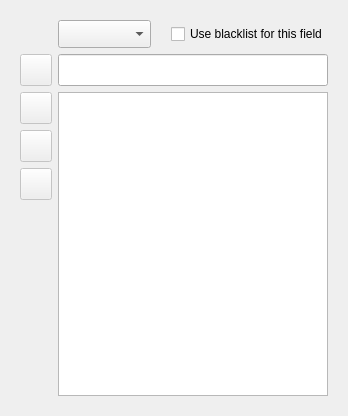
                  <widget class="QWidget" name="tab_ConfApache_Blacklists">
                   <attribute name="title">
                    <string>Blacklists</string>
                   </attribute>
                   <layout class="QGridLayout" name="gridLayout_53">
                    <item row="0" column="0">
                     <widget class="QFrame" name="frame_ConfApache_Blacklist">
                      <layout class="QGridLayout" name="gridLayout_61">
                       <item row="0" column="1">
                        <widget class="QComboBox" name="box_ConfApache_Blacklist_Field">
                         <property name="maximumSize">
                          <size>
                           <width>160</width>
                           <height>32</height>
                          </size>
                         </property>
                         <property name="font">
                          <font>
                           <pointsize>13</pointsize>
                          </font>
                         </property>
                         <property name="toolTip">
                          <string>Select a log field</string>
                         </property>
                        </widget>
                       </item>
                       <item row="0" column="2">
                        <spacer name="spacer_ConfApache_Blacklist_2">
                         <property name="orientation">
                          <enum>Qt::Horizontal</enum>
                         </property>
                         <property name="sizeType">
                          <enum>QSizePolicy::Fixed</enum>
                         </property>
                         <property name="sizeHint" stdset="0">
                          <size>
                           <width>8</width>
                           <height>20</height>
                          </size>
                         </property>
                        </spacer>
                       </item>
                       <item row="0" column="3">
                        <widget class="QCheckBox" name="checkBox_ConfApache_Blacklist_Used">
                         <property name="text">
                          <string>Use blacklist for this field</string>
                         </property>
                        </widget>
                       </item>
                       <item row="1" column="0">
                        <widget class="QPushButton" name="button_ConfApache_Blacklist_Add">
                         <property name="enabled">
                          <bool>false</bool>
                         </property>
                         <property name="minimumSize">
                          <size>
                           <width>32</width>
                           <height>32</height>
                          </size>
                         </property>
                         <property name="maximumSize">
                          <size>
                           <width>32</width>
                           <height>32</height>
                          </size>
                         </property>
                         <property name="font">
                          <font>
                           <pointsize>20</pointsize>
                          </font>
                         </property>
                         <property name="cursor">
                          <cursorShape>PointingHandCursor</cursorShape>
                         </property>
                         <property name="toolTip">
                          <string>Add line</string>
                         </property>
                         <property name="layoutDirection">
                          <enum>Qt::RightToLeft</enum>
                         </property>
                         <property name="text">
                          <string notr="true"/>
                         </property>
                         <property name="icon">
                          <iconset>
                           <normalon>:/icons/icons/add.png</normalon>
                          </iconset>
                         </property>
                         <property name="iconSize">
                          <size>
                           <width>32</width>
                           <height>32</height>
                          </size>
                         </property>
                        </widget>
                       </item>
                       <item row="1" column="1" colspan="3">
                        <widget class="QLineEdit" name="inLine_ConfApache_Blacklist_String">
                         <property name="minimumSize">
                          <size>
                           <width>0</width>
                           <height>32</height>
                          </size>
                         </property>
                         <property name="maximumSize">
                          <size>
                           <width>16777215</width>
                           <height>32</height>
                          </size>
                         </property>
                        </widget>
                       </item>
                       <item row="2" column="0">
                        <widget class="QPushButton" name="button_ConfApache_Blacklist_Remove">
                         <property name="enabled">
                          <bool>false</bool>
                         </property>
                         <property name="minimumSize">
                          <size>
                           <width>32</width>
                           <height>32</height>
                          </size>
                         </property>
                         <property name="maximumSize">
                          <size>
                           <width>32</width>
                           <height>32</height>
                          </size>
                         </property>
                         <property name="font">
                          <font>
                           <pointsize>20</pointsize>
                          </font>
                         </property>
                         <property name="cursor">
                          <cursorShape>PointingHandCursor</cursorShape>
                         </property>
                         <property name="toolTip">
                          <string>Remove selection</string>
                         </property>
                         <property name="layoutDirection">
                          <enum>Qt::RightToLeft</enum>
                         </property>
                         <property name="text">
                          <string notr="true"/>
                         </property>
                         <property name="icon">
                          <iconset>
                           <normalon>:/icons/icons/rem.png</normalon>
                          </iconset>
                         </property>
                         <property name="iconSize">
                          <size>
                           <width>32</width>
                           <height>32</height>
                          </size>
                         </property>
                        </widget>
                       </item>
                       <item row="2" column="1" rowspan="4" colspan="3">
                        <widget class="QListWidget" name="list_ConfApache_Blacklist_List">
                         <property name="editTriggers">
                          <set>QAbstractItemView::NoEditTriggers</set>
                         </property>
                        </widget>
                       </item>
                       <item row="3" column="0">
                        <widget class="QPushButton" name="button_ConfApache_Blacklist_Up">
                         <property name="enabled">
                          <bool>false</bool>
                         </property>
                         <property name="minimumSize">
                          <size>
                           <width>32</width>
                           <height>32</height>
                          </size>
                         </property>
                         <property name="maximumSize">
                          <size>
                           <width>32</width>
                           <height>32</height>
                          </size>
                         </property>
                         <property name="font">
                          <font>
                           <pointsize>20</pointsize>
                          </font>
                         </property>
                         <property name="cursor">
                          <cursorShape>PointingHandCursor</cursorShape>
                         </property>
                         <property name="toolTip">
                          <string>Move the selected item down</string>
                         </property>
                         <property name="layoutDirection">
                          <enum>Qt::RightToLeft</enum>
                         </property>
                         <property name="text">
                          <string notr="true"/>
                         </property>
                         <property name="icon">
                          <iconset>
                           <normalon>:/icons/icons/up.png</normalon>
                          </iconset>
                         </property>
                         <property name="iconSize">
                          <size>
                           <width>32</width>
                           <height>32</height>
                          </size>
                         </property>
                        </widget>
                       </item>
                       <item row="4" column="0">
                        <widget class="QPushButton" name="button_ConfApache_Blacklist_Down">
                         <property name="enabled">
                          <bool>false</bool>
                         </property>
                         <property name="minimumSize">
                          <size>
                           <width>32</width>
                           <height>32</height>
                          </size>
                         </property>
                         <property name="maximumSize">
                          <size>
                           <width>32</width>
                           <height>32</height>
                          </size>
                         </property>
                         <property name="font">
                          <font>
                           <pointsize>20</pointsize>
                          </font>
                         </property>
                         <property name="cursor">
                          <cursorShape>PointingHandCursor</cursorShape>
                         </property>
                         <property name="toolTip">
                          <string>Move the selected item down</string>
                         </property>
                         <property name="layoutDirection">
                          <enum>Qt::RightToLeft</enum>
                         </property>
                         <property name="text">
                          <string notr="true"/>
                         </property>
                         <property name="icon">
                          <iconset>
                           <normalon>:/icons/icons/down.png</normalon>
                          </iconset>
                         </property>
                         <property name="iconSize">
                          <size>
                           <width>32</width>
                           <height>32</height>
                          </size>
                         </property>
                        </widget>
                       </item>
                       <item row="5" column="0">
                        <spacer name="spacer_ConfApache_Blacklist_1">
                         <property name="orientation">
                          <enum>Qt::Vertical</enum>
                         </property>
                         <property name="sizeHint" stdset="0">
                          <size>
                           <width>20</width>
                           <height>196</height>
                          </size>
                         </property>
                        </spacer>
                       </item>
                      </layout>
                     </widget>
                    </item>
                   </layout>
                  </widget>
